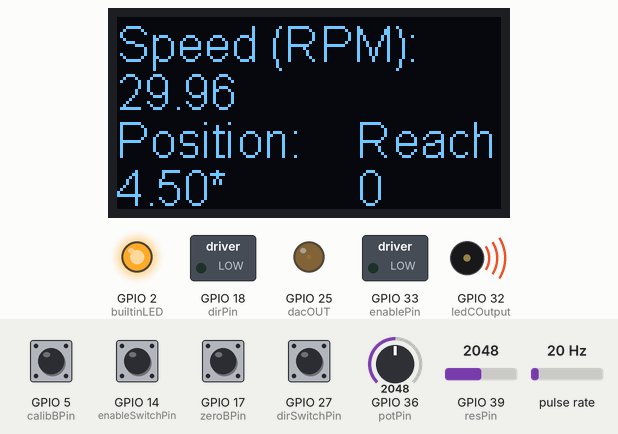
The sketch below on a simulated ESP32. Parts: 128×64 one-colour display, switched loads named in the sketch (green lamp = pin HIGH), output pins drawn as LEDs (lit = HIGH), buzzer (waves = sounding). Wiring (inferred from the names in the program): pulse sensor: data GPIO 23. The inputs (shaded band) are chosen by the test bench; at power-on: GPIO 5 (calibBPin), GPIO 14 (enableSwitchPin), GPIO 17 (zeroBPin) HIGH, GPIO 27 (dirSwitchPin) LOW, pulse rate 20 Hz, GPIO 36 (potPin) = 2048, GPIO 39 (resPin) = 2048.

Above: at 3.2 s.
3.3 s: pulse rate (sensor on GPIO 23) set to 100 Hz
At 3.57 s:
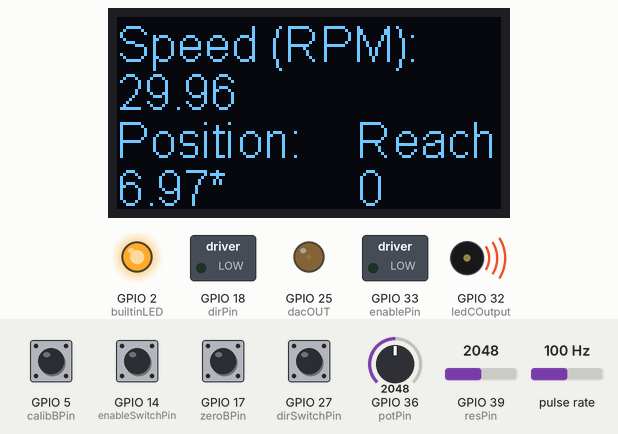
5.1 s: GPIO 36 (potPin) set to 4095
At 5.28 s:
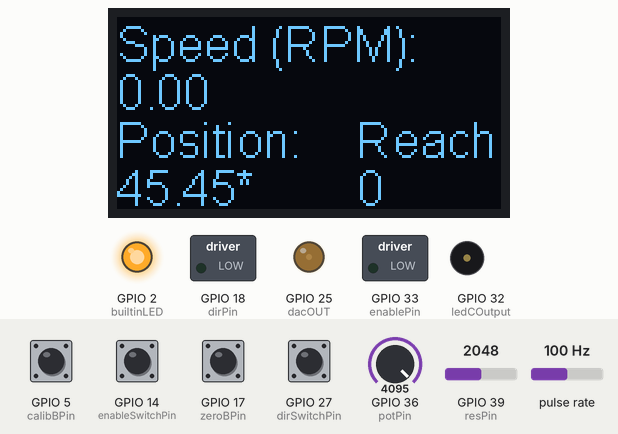
6.9 s: GPIO 39 (resPin) set to 20
At 6.99 s:
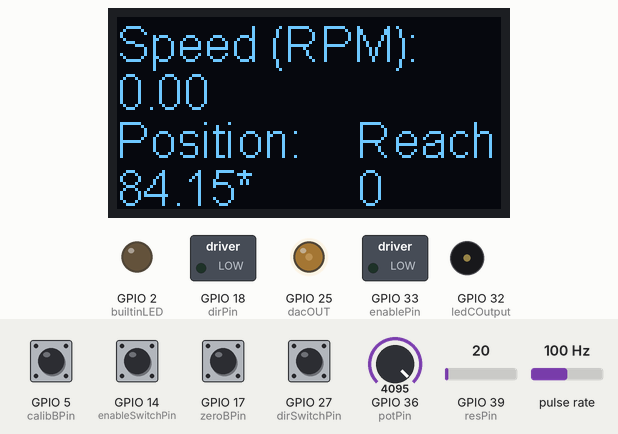
8.7 s: GPIO 5 (calibBPin) pulled LOW for 0.15 s
At 8.82 s:
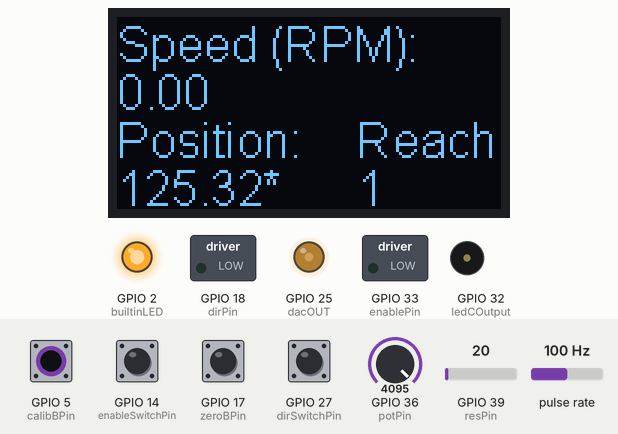
9.4 s: GPIO 14 (enableSwitchPin) pulled LOW for 0.15 s
At 9.51 s:
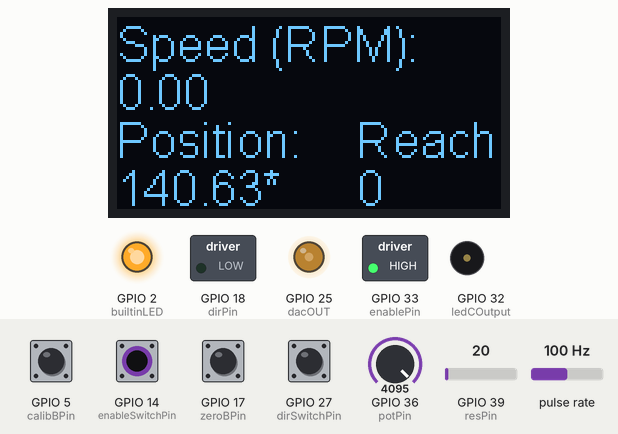
10.1 s: pulse rate (sensor on GPIO 23) set to 4 Hz
At 11.51 s:
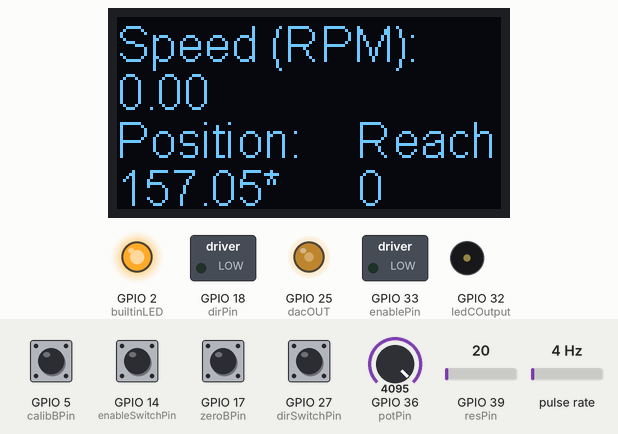
Timing chart, 0 to 41.9 s (numbered marks = the images above; inputs shaded):
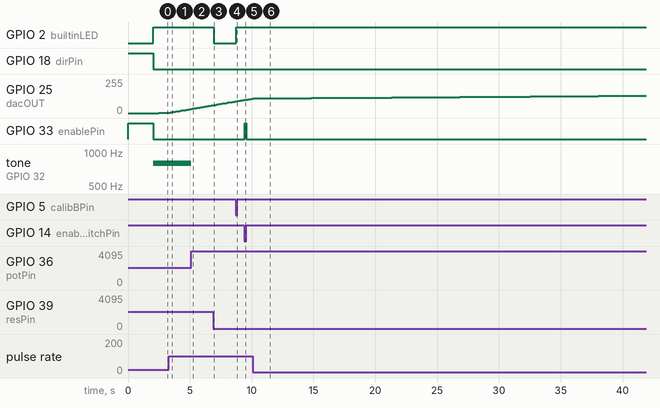

Measured:
- after the input at 5.1 s, tone on GPIO 32 (ledCOutput): 799 Hz → silent at once
- after the input at 6.9 s, GPIO 2 (builtinLED): HIGH → LOW at once
- after the input at 8.7 s, GPIO 2 (builtinLED): LOW → HIGH after 0.07 s
- after the input at 9.4 s, GPIO 33 (enablePin): LOW → HIGH after 0.06 s, → LOW 0.11 s later

The sketch:

TrayTaskv1.ino
```cpp
/// Rotating Tray Task Code - to be uploaded to ESP32 board in enclosure
/// Author: Shiv Dalla, sdalla@kumc.edu
/// November 2020

#include "SH1106.h"
#include "Wire.h"

//OUTPUT PINS
//PINS 25, 26 are DAC 1 and DAC 2, only need 1
int dacOUT = 25; //analog output, to INTAN
int ledCOutput = 32; //output for PWM to level shifter -> motor driver
int builtinLED = 2; //LED on board, also output to INTAN, also LED output
int ledOUT = builtinLED; //change if external LED added
int dirPin = 18; //direction output to level shifter -> motor driver
int enablePin = 33; //output to enable/disable to level shifter -> motor driver

//INPUT PINS
int pulseInput = 23; //LEDc input to check step
int resPin = 39; //photoresistor pin
int potPin = 36; //potentiometer input
int calibBPin = 5; // calibration button input pin
int zeroBPin = 17; // button for 'zero position set' pin
int dirSwitchPin = 27; //input to switch directions
int enableSwitchPin = 14; //input to enable/disable

//Other initializations
bool dirBool = 1;
bool disableBool = 1;
int Position = 0;
long stepsPerRev = 200; //dependent on stepper used, most are 200
long microStepFactor = 8; //dependent on setting on stepper motor driver
long fullRotation = stepsPerRev*microStepFactor;

// Set a limit on the velocity, in RPM
float maxVelocity = 60;
float minVelocity = 0;
// Change that into max pulses freq, in Hz
float maxFreq = maxVelocity*fullRotation/60.0;
float minFreq = minVelocity*fullRotation/60.0;
double freq;

long count = 0;
float angle;
float velocity;
int potValue;
int resValue;
int resFilt;
int angleOut;

//Filter Parameters
const float alpha = 0.15;
double data_filtered[] = {0, 0};
const int n = 1;

//initialize LCD
//SCL on 21, SDA on 22
SH1106 display(0x3c, 21, 22);


//Can change this value by clicking calibration button
int photoResCutoff = 250;
int photoResCutoffBuffer = 300;

//Intterupt function to increment or decrement the count variable, for position
void IRAM_ATTR isr(){
  //check if the enable switch is enabled/disabled
  if(!disableBool){
    //if the direction is one way
    if(dirBool){
      //decrememnt the count 'position'
      count--;
    }
    else{
      //if its the other direction, increase count
      count++;
    }
    //dont let the value go negative, its between 0-359degrees
    if(count<0){
      count = fullRotation;
    }
  }
}

void setup() {
  //Begin serial usb comms
  Serial.begin(115200);
  //Set all output pins to outputs
  pinMode(ledCOutput, OUTPUT);
  pinMode(builtinLED, OUTPUT);
  pinMode(dirPin, OUTPUT);
  pinMode(enablePin, OUTPUT);
  pinMode(ledOUT, OUTPUT);
  pinMode(resPin, INPUT);

  //button pins setup, uset internal pullup resistor
  pinMode(calibBPin, INPUT_PULLUP);
  pinMode(zeroBPin, INPUT_PULLUP);

  //Set direction, enable it
  digitalWrite(dirPin, dirBool);
  digitalWrite(enablePin, disableBool);

  //LEDC
  ledcAttachPin(ledCOutput, 1); // assign pins to channels
  ledcSetup(1, 0, 10); // Start at 0 Hz PWM, 10-bit resolution

  //attach interupt to interupt function above
  attachInterrupt(pulseInput, isr, FALLING);

  //SCREEN INITIALIZE
  display.init();
  display.flipScreenVertically();
  display.setFont(ArialMT_Plain_16);
  display.setTextAlignment(TEXT_ALIGN_LEFT);
  display.drawString(0, 0, "Rebooted!");
  display.display();
  delay(2000);

}

void loop() {
  //check switch states, set direction and enable/disable
  dirBool = digitalRead(dirSwitchPin);
  disableBool = !digitalRead(enableSwitchPin);
  digitalWrite(dirPin, dirBool);
  digitalWrite(enablePin, disableBool);


  resValue = analogRead(resPin); // photores input 0 to 4095, 0.0V to 3.3V

  //Filter the resValue
  // Low Pass Filter
  data_filtered[n] = alpha * resValue + (1 - alpha) * data_filtered[n-1];
  // Store the last filtered data in data_filtered[n-1]
  data_filtered[n-1] = data_filtered[n];
  resFilt = data_filtered[n];


  //check zero button state, set it
  if(!digitalRead(zeroBPin)){
    count = 0;
    //Serial.println("Zero-d");
  }

  //check calib button state, set new calibration value
  if(!digitalRead(calibBPin)){
    photoResCutoff = resFilt - photoResCutoffBuffer;
    //Serial.println("Calib-d");
  }


  // consider converting these to integers to decrease runtime? -- tbd
  potValue = analogRead(potPin); // potentiometer input 0 to 4095, 0.0V to 3.3V
  freq = map(potValue, 4095, 0, minFreq, maxFreq); // map the pot input to correct frequency value
  angle = 360.0*(count%fullRotation)/(fullRotation); // convert the count to angular position
  velocity = freq*60.0/fullRotation; //convert the frequency to angular velocity in RPM

  // Outputing stuff, angle and pellet present boolean
  // need to map between 0 and 255, 255 is max output
  angleOut = map(angle, 0, 360, 0, 255);
  dacWrite(dacOUT, angleOut); //write value to dac
  //if the pellet is gone, turn on the LED
  digitalWrite(ledOUT, resValue<photoResCutoff); // turn on LED if pellet isnt there
  digitalWrite(builtinLED, !(resValue<photoResCutoff));


  /*
  // Printing Stuff, for debugging
  Serial.print(resValue); //USB print the photores value, just for debugging
  Serial.print(";");
  Serial.print(resFilt);
  Serial.print(angle);
  Serial.print(";    ");
  Serial.print(velocity);
  Serial.print(";    ");
  Serial.println(resFilt<photoResCutoff);
  */


  //does not work well below 10Hz, but thats okay because 10Hz is < 4RPM (impractically slow)
  if(!disableBool){
    ledcWriteTone(1, freq);
  }
  else{
    ledcWriteTone(1, 0);
  }
  delay(100);//add small delay to make output consistent speed

  //LCD displaying stuff
  display.drawString(0, 0, "Speed (RPM):");
  display.drawString(0, 16, String(velocity));
  display.drawString(0, 32, "Position:");
  display.drawString(80, 32, "Reach:");
  display.drawString(0, 32+16, String(angle)+"*");
  display.drawString(80, 32+16, String(resValue<photoResCutoff));
  display.display();
  display.clear();

}
```
